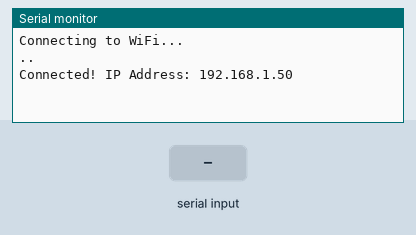
A program run on a simulated ESP32. On the bench: the last lines printed to the serial monitor. The test bench sets the inputs (shaded band). WiFi joins after 1.5 s; servers stay silent unless stated.

Above: at 3.2 s.
3.3 s: "1\n" received over the second serial link
At 4.1 s:
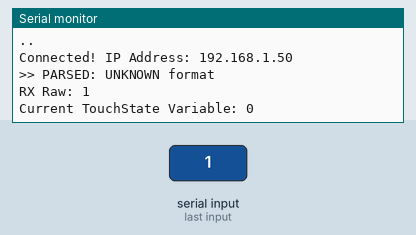
4.8 s: "TOUCHED\n" received over the second serial link
At 5.3 s:
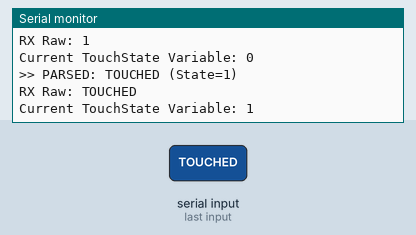
6.3 s: "RELEASED\n" received over the second serial link
At 7.7 s:
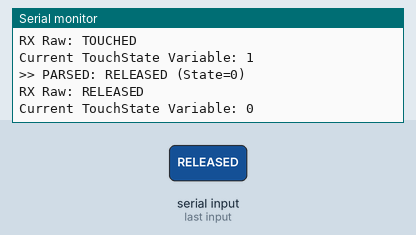

Measured:
- after the input at 3.3 s, the serial monitor: prints a new line at once (image 1)
- after the input at 4.8 s, the serial monitor: prints a new line at once (image 2)
- after the input at 6.3 s, the serial monitor: prints a new line at once (image 3)

The program:

main.cpp
```cpp
#include <Arduino.h>
#include <ArduinoJson.h>
#include <AsyncTCP.h>
#include <ESPAsyncWebServer.h>
#include <WiFi.h>

// REPLACE WITH YOUR WIFI CREDENTIALS
const char *ssid = "Simmmm:)";
const char *password = "sim10111001";

AsyncWebServer server(80);
String currentValue = "Waiting...";
String touchState = "0";

const char index_html[] PROGMEM = R"rawliteral(
<!DOCTYPE HTML><html>
<head>
  <meta name="viewport" content="width=device-width, initial-scale=1">
  <title>STM32 Dashboard</title>
  <style>
    body { font-family: 'Segoe UI', Tahoma, Geneva, Verdana, sans-serif; text-align: center; margin: 0; background-color: #121212; color: #e0e0e0; }
    h1 { color: #03dac6; margin-top: 50px; font-weight: 300; letter-spacing: 2px; }
    .card { background-color: #1e1e1e; max-width: 400px; margin: 30px auto; padding: 40px; border-radius: 15px; box-shadow: 0 10px 20px rgba(0,0,0,0.5); border: 1px solid #333; }
    .label { font-size: 1.2rem; color: #bbbbbb; text-transform: uppercase; letter-spacing: 1px; margin-bottom: 20px; }
    .value { font-size: 6rem; font-weight: bold; color: #bb86fc; font-variant-numeric: tabular-nums; line-height: 1; }
    .status { margin-top: 30px; font-size: 0.9rem; color: #666; }
    .touch-indicator { margin-top: 20px; padding: 10px; border-radius: 5px; font-weight: bold; background-color: #333; color: #777; transition: all 0.3s ease; }
    .touch-indicator.active { background-color: #03dac6; color: #000; box-shadow: 0 0 15px rgba(3, 218, 198, 0.5); }
  </style>
</head>
<body>
  <h1>STM32 MONITOR</h1>

  <div class="card">
    <div class="label">Current Value</div>
    <div class="value" id="val">--</div>
    <div class="status">Live Data from DWIN</div>
  </div>

  <div class="card">
    <div class="label">Touch Sensor</div>
    <div class="touch-indicator" id="touch">RELEASED</div>
  </div>

  <div class="card">
    <div class="label">Debug Info</div>
    <div class="status" id="debug">Waiting for data...</div>
  </div>

<script>
setInterval(function() {
  var xhttp = new XMLHttpRequest();
  xhttp.onreadystatechange = function() {
    if (this.readyState == 4) {
      if (this.status == 200) {
        document.getElementById("debug").innerHTML = "Raw: " + this.responseText;
        try {
          var obj = JSON.parse(this.responseText);
          document.getElementById("val").innerHTML = obj.value;
          var touchEl = document.getElementById("touch");
          if (obj.touch == "1") {
            touchEl.innerHTML = "TOUCHED";
            touchEl.classList.add("active");
          } else {
            touchEl.innerHTML = "RELEASED";
            touchEl.classList.remove("active");
          }
        } catch(e) {
            document.getElementById("debug").innerHTML = "JSON Error";
        }
      } else {
        document.getElementById("debug").innerHTML = "Error: " + this.status;
      }
    }
  };
  xhttp.open("GET", "/value", true);
  xhttp.send();
}, 500); // Refresh every 500ms
</script>
</body>
</html>)rawliteral";

void setup() {
  Serial.begin(115200);

  // Initialize Serial2 for communication with STM32
  // RX = GPIO16 (Connect to STM32 PA9/TX)
  // TX = GPIO17 (Connect to STM32 PA10/RX, optional)
  Serial2.begin(115200, SERIAL_8N1, 16, 17);

  Serial.println("Connecting to WiFi...");
  WiFi.begin(ssid, password);

  int retry_count = 0;
  while (WiFi.status() != WL_CONNECTED &&
         retry_count < 20) { // Wait max 20 seconds
    delay(1000);
    Serial.print(".");
    retry_count++;
  }
  Serial.println();

  if (WiFi.status() == WL_CONNECTED) {
    Serial.print("Connected! IP Address: ");
    Serial.println(WiFi.localIP());
  } else {
    Serial.println(
        "WiFi Connection Failed! Proceeding with Serial Monitor Test only...");
  }

  server.on("/", HTTP_GET, [](AsyncWebServerRequest *request) {
    request->send_P(200, "text/html", index_html);
  });

  server.on("/value", HTTP_GET, [](AsyncWebServerRequest *request) {
    JsonDocument doc;
    doc["value"] = currentValue;
    doc["touch"] = touchState;
    String response;
    serializeJson(doc, response);
    request->send(200, "application/json", response);
  });

  server.begin();
}

void loop() {
  if (Serial2.available()) {
    String data = Serial2.readStringUntil('\n');
    currentValue = data;
    data.trim(); // Remove whitespace/newlines is important
    if (data.length() > 0) {
      // Handle new simple text format from STM32
      if (data.indexOf("TOUCHED") != -1) {
        touchState = "1";
        currentValue = "0";
        Serial.println(">> PARSED: TOUCHED (State=1)");
      } else if (data.indexOf("RELEASED") != -1) {
        touchState = "0";
        currentValue = "0";
        Serial.println(">> PARSED: RELEASED (State=0)");
      } else {
        // Fallback
        Serial.println(">> PARSED: UNKNOWN format");
        int commaIndex = data.indexOf(',');
        if (commaIndex != -1) {
          currentValue = data.substring(0, commaIndex);
          touchState = data.substring(commaIndex + 1);
        }
      }

      // Also print to Serial Monitor for debugging
      Serial.print("RX Raw: ");
      Serial.println(data);
      Serial.print("Current TouchState Variable: ");
      Serial.println(touchState);
    }
  }
}
```
